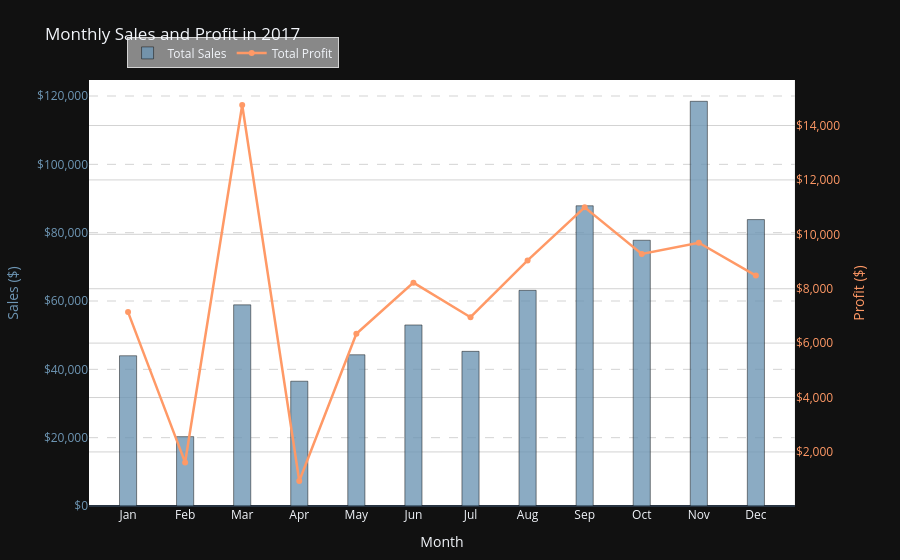

The notebook cell this image was saved under:
### Code cell
# Define colors for clarity
SALES_COLOR = "rgba(110, 150, 180, 0.8)"  # Muted Blue/Teal
PROFIT_COLOR = "#FF9966"  # Soft Coral/Orange

# ✅ Aggregate by month
# Assuming 'df' is defined and accessible with 'Month', 'Sales', and 'Profit' columns.
monthly = (
    df_2017.groupby("Month", as_index=False)[["Sales", "Profit"]]
    .sum()
    .sort_values("Month")
)

# Convert the integer month (1-12) to a datetime object, then format it to 'Jan', 'Feb', etc.
monthly['Month_Name'] = pd.to_datetime(monthly['Month'], format='%m').dt.strftime('%b')

# --- Create dual-axis chart ---
fig = make_subplots(specs=[[{"secondary_y": True}]])

# 🎨 Mild Color 1 (Sales Bars)
fig.add_trace(
    go.Bar(
        x=monthly["Month_Name"],
        y=monthly["Sales"],
        name="Total Sales",
        marker_color=SALES_COLOR,
        hovertemplate="Month: %{x}<br>Sales: $%{y:,.0f}<extra></extra>",
        width=0.3
    ),
    secondary_y=False
)

# 🎨 Mild Color 2 (Profit Line)
fig.add_trace(
    go.Scatter(
        x=monthly["Month_Name"],
        y=monthly["Profit"],
        name="Total Profit",
        mode="lines+markers",
        line=dict(color=PROFIT_COLOR, width=2.5),
        hovertemplate="Month: %{x}<br>Profit: $%{y:,.0f}<extra></extra>",
    ),
    secondary_y=True
)

# --- Layout ---
fig.update_layout(
    title="Monthly Sales and Profit in 2017",
    barmode="group",
    bargap=0.3,
    plot_bgcolor="white",
    legend=dict(
        orientation="h",
        y=1.1,
        x=0.05,
        bgcolor="rgba(255, 255, 255, 0.5)",
        bordercolor="lightgrey",
        borderwidth=1
    ),
    margin=dict(l=60, r=60, t=80, b=50),
)

# --- Axes ---
fig.update_xaxes(title_text="Month", showgrid=False)

# 🟦 Primary Y-Axis (Sales) -> Color-matched to Bars
fig.update_yaxes(
    title_text="Sales ($)",
    tickformat="$,.0f",
    gridcolor="lightgrey",
    griddash="dash",
    secondary_y=False,
    # Apply bar color to axis title and ticks
    title_font_color=SALES_COLOR.replace('0.8', '1.0').replace('rgba', 'rgb'),  # Use solid color for font
    tickfont_color=SALES_COLOR.replace('0.8', '1.0').replace('rgba', 'rgb')
)

# 🟧 Secondary Y-Axis (Profit) -> Color-matched to Line
fig.update_yaxes(
    title_text="Profit ($)",
    tickformat="$,.0f",
    gridcolor="lightgrey",
    secondary_y=True,
    # Apply line color to axis title and ticks
    title_font_color=PROFIT_COLOR,
    tickfont_color=PROFIT_COLOR
)

fig.show()

### Figure 1 — Plotly figure (JSON) as saved in the notebook; plotly's stock layout.template omitted (floating-point values rounded to 4 significant figures)
{"data": [{"hovertemplate": "Month: %{x}<br>Sales: $%{y:,.0f}<extra></extra>", "marker": {"color": "rgba(110, 150, 180, 0.8)"}, "name": "Total Sales", "width": 0.3, "x": ["Jan", "Feb", "Mar", "Apr", "May", "Jun", "Jul", "Aug", "Sep", "Oct", "Nov", "Dec"], "y": [43970.0, 20300.0, 58870.0, 36520.0, 44260.0, 52980.0, 45260.0, 63120.0, 87870.0, 77780.0, 118400.0, 83830.0], "type": "bar", "xaxis": "x", "yaxis": "y"}, {"hovertemplate": "Month: %{x}<br>Profit: $%{y:,.0f}<extra></extra>", "line": {"color": "#FF9966", "width": 2.5}, "mode": "lines+markers", "name": "Total Profit", "x": ["Jan", "Feb", "Mar", "Apr", "May", "Jun", "Jul", "Aug", "Sep", "Oct", "Nov", "Dec"], "y": [7140.0, 1614.0, 14750.0, 933.2, 6343.0, 8223.0, 6953.0, 9041.0, 10990.0, 9275.0, 9690.0, 8483.0], "type": "scatter", "xaxis": "x", "yaxis": "y2"}], "layout": {"xaxis": {"anchor": "y", "domain": [0.0, 0.94], "title": {"text": "Month"}, "showgrid": false}, "yaxis": {"anchor": "x", "domain": [0.0, 1.0], "title": {"font": {"color": "rgb(110, 150, 180, 1.0)"}, "text": "Sales ($)"}, "tickfont": {"color": "rgb(110, 150, 180, 1.0)"}, "tickformat": "$,.0f", "gridcolor": "lightgrey", "griddash": "dash"}, "yaxis2": {"anchor": "x", "overlaying": "y", "side": "right", "title": {"font": {"color": "#FF9966"}, "text": "Profit ($)"}, "tickfont": {"color": "#FF9966"}, "tickformat": "$,.0f", "gridcolor": "lightgrey"}, "legend": {"orientation": "h", "y": 1.1, "x": 0.05, "bgcolor": "rgba(255, 255, 255, 0.5)", "bordercolor": "lightgrey", "borderwidth": 1}, "margin": {"l": 60, "r": 60, "t": 80, "b": 50}, "title": {"text": "Monthly Sales and Profit in 2017"}, "barmode": "group", "bargap": 0.3, "plot_bgcolor": "white"}}
